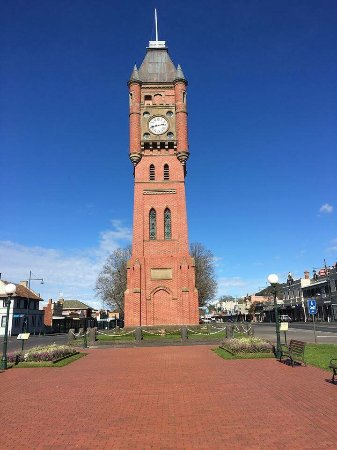
#> input picture objectdetection/clock_tower.jpg, 337 x 450 px
$ jupyter execute --allow-errors gettingimagefeatures.ipynb
#> lines starting #> are read from the running program, lines starting #| are printed output that depends on the picture
#> (a cell that did not finish here is left out)

#> (a cell that did not finish here is left out)

#> (a cell that did not finish here is left out)

[cell 4]
import cv2
import numpy as np

image = cv2.imread("clock_tower.jpg")
#> image is the input picture: shape (450, 337, 3); mean B, G, R 139, 109, 102.9
gray = cv2.cvtColor(image, cv2.COLOR_BGR2GRAY)
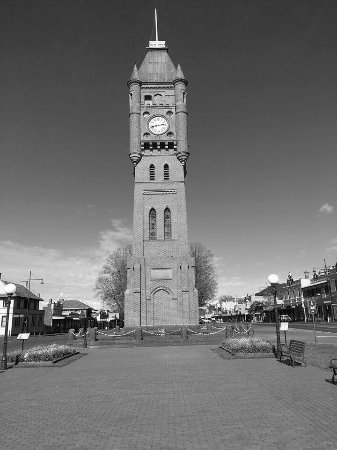
#> gray: shape (450, 337); min 0, max 255, mean 110.6

detector = cv2.FastFeatureDetector_create()

keypoints = detector.detect(gray, None)
#> keypoints = 3542 keypoints; strongest (x, y, size): (106, 328, 7), (12, 301, 7), (318, 294, 7), (19, 334, 7)

cv2.drawKeypoints(image, keypoints, outImage = image, flags = cv2.DRAW_MATCHES_FLAGS_DEFAULT)
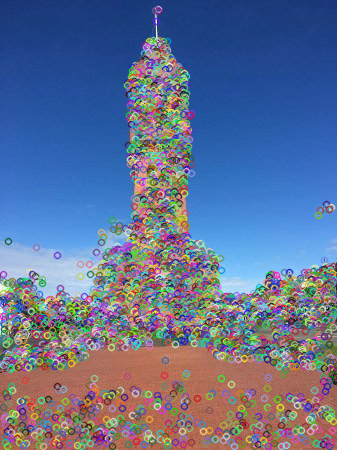
#> image: shape (450, 337, 3); mean B, G, R 145.7, 112.3, 97.9

cv2.imshow("Clock Image FAST", image)
cv2.waitKey(0)
cv2.destroyAllWindows()

$ run again, with objectdetection/860_main_beauty.png saved as objectdetection/clock_tower.jpg
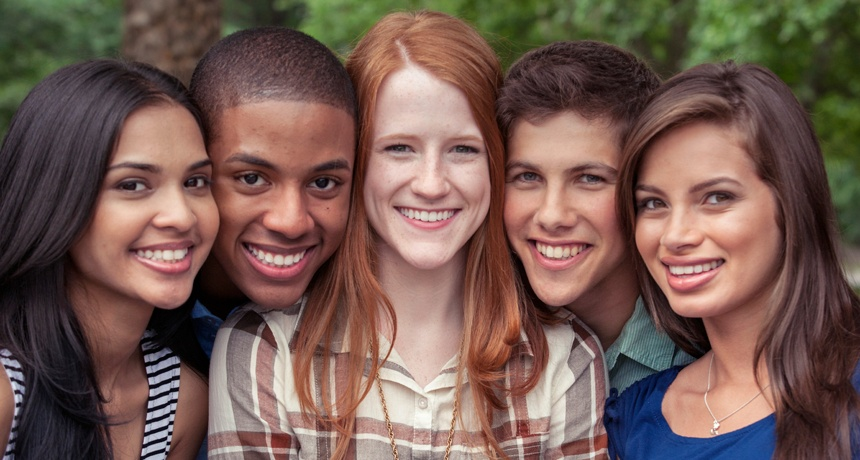
#> input picture objectdetection/860_main_beauty.png, 860 x 460 px
#> image is the input picture: shape (460, 860, 3); mean B, G, R 82.2, 90.8, 116.4
#> `gray = cv2.cvtColor(image, cv2.COLOR_BGR2GRAY)`:
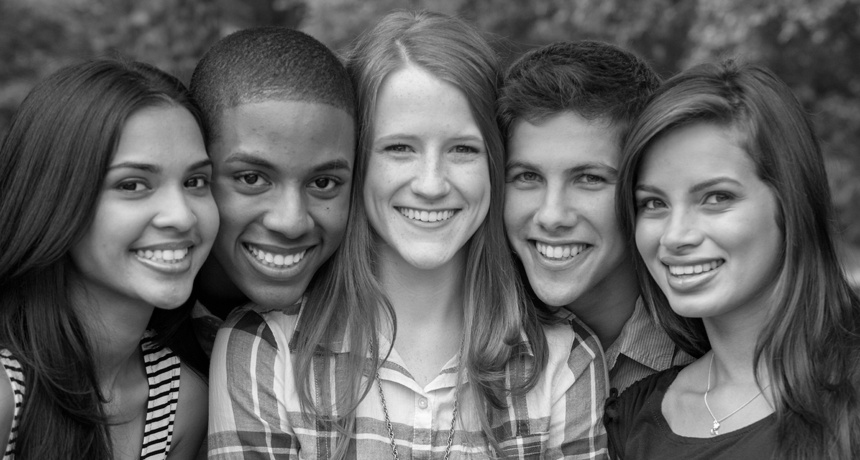
#> gray: shape (460, 860); min 0, max 254, mean 97.5
#> keypoints = 5827 keypoints; strongest (x, y, size): (167, 444, 7), (164, 449, 7), (148, 372, 7), (148, 407, 7)
#> `cv2.drawKeypoints(image, keypoints, outImage = image, flags = cv2.DRAW..`:
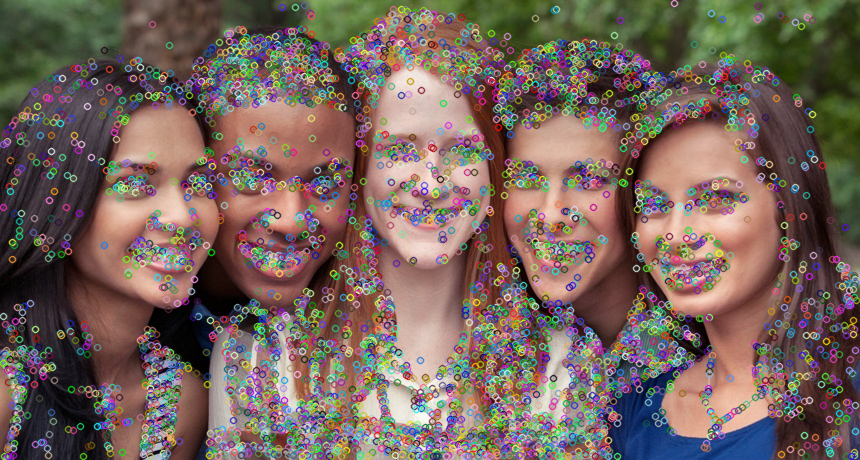
#> image: shape (460, 860, 3); mean B, G, R 92.3, 99.8, 117.9
